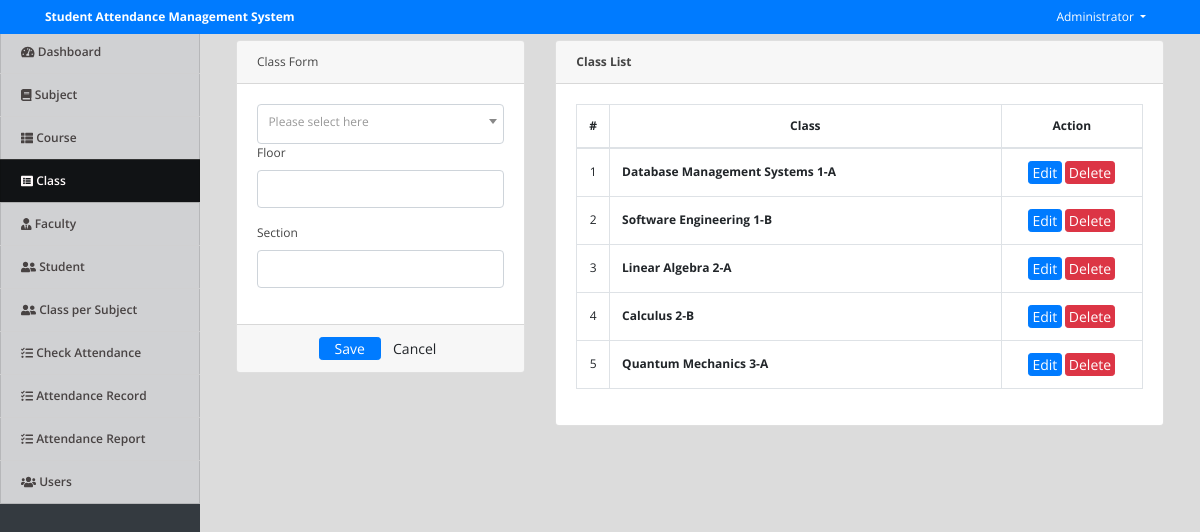
The page /index.php?page=class (signed in) on the database its author committed.
### tables this page shows
CREATE TABLE IF NOT EXISTS `class` (
  `id` int NOT NULL AUTO_INCREMENT,
  `course_id` int NOT NULL,
  `level` varchar(50) NOT NULL,
  `section` varchar(100) NOT NULL,
  `status` tinyint(1) NOT NULL DEFAULT '1' COMMENT '1=Active, 0=Inactive',
  `date_created` datetime NOT NULL DEFAULT CURRENT_TIMESTAMP,
  PRIMARY KEY (`id`)
);

### class.php (the view, shortened to what this page needs)
<?php include('db_connect.php');?>
<div class="container-fluid">
	<div class="col-lg-12">
		<div class="row">
			<div class="col-md-4">
			<form action="" id="manage-class">
				<div class="card">
					<div class="card-header">
						    Class Form
				  	</div>
					<div class="card-body">
							<div class="form-group">
								<label class="control-label">Floor</label>
								<input type="text" class="form-control" name="level">
							</div>
							<div class="form-group">
								<label class="control-label">Section</label>
								<input type="text" class="form-control" name="section">
							</div>
					</div>
					<div class="card-footer">
						<div class="row">
							<div class="col-md-12">
								<button class="btn btn-sm btn-primary col-sm-3 offset-md-3"> Save</button>
								<button class="btn btn-sm btn-default col-sm-3" type="reset"> Cancel</button>
							</div>
						</div>
					</div>
				</div>
			</form>
			</div>
			<div class="col-md-8">
				<div class="card">
					<div class="card-header">
						<b>Class List</b>
					</div>
					<div class="card-body">
						<table class="table table-bordered table-hover">
							<thead>
								<tr>
									<th class="text-center" width="5%">#</th>
									<th class="text-center">Class</th>
									<th class="text-center" width="25%">Action</th>
								</tr>
							</thead>
							<tbody>
								<?php
								$i = 1;
								$class = $conn->query("SELECT c.*,concat(co.course,' ',c.level,'-',c.section) as `class` FROM `class` c inner join courses co on co.id = c.course_id order by id asc");
								while($row=$class->fetch_assoc()):
								?>
								<tr>
									<td class="text-center"><?php echo $i++ ?></td>
									<td class="">
										<p><b><?php echo $row['class'] ?></b></p>
									</td>
									<td class="text-center">
										<button class="btn btn-sm btn-primary edit_class" type="button" data-id="<?php echo $row['id'] ?>"  data-course_id="<?php echo $row['course_id'] ?>"  data-level="<?php echo $row['level'] ?>" data-section="<?php echo $row['section'] ?>" >Edit</button>
										<button class="btn btn-sm btn-danger delete_class" type="button" data-id="<?php echo $row['id'] ?>">Delete</button>
									</td>
								</tr>
								<?php endwhile; ?>
							</tbody>
						</table>
					</div>
				</div>
			</div>
		</div>
	</div>
</div>

### assets/css/style.css (style rules this page uses)
body { font-family: "Open Sans", sans-serif; color: #444444; width: 100%; height: calc(100%); font-size: 12px; }
.btn-sm { padding: .0001rem .2rem; }

### index.php (style rules this page uses)
body { background: #80808045; }

### class.php (style rules this page uses)
td { vertical-align: middle !important; }
td p { margin: unset; }

### rows shown on the page
class: class "Database Management Systems 1-A"
class: class "Software Engineering 1-B"
class: class "Linear Algebra 2-A"
class: class "Calculus 2-B"
class: class "Quantum Mechanics 3-A"

### other values the page prints
$_SESSION['system']['name'] "Student Attendance Management System"
$_SESSION['login_name'] "Administrator"
